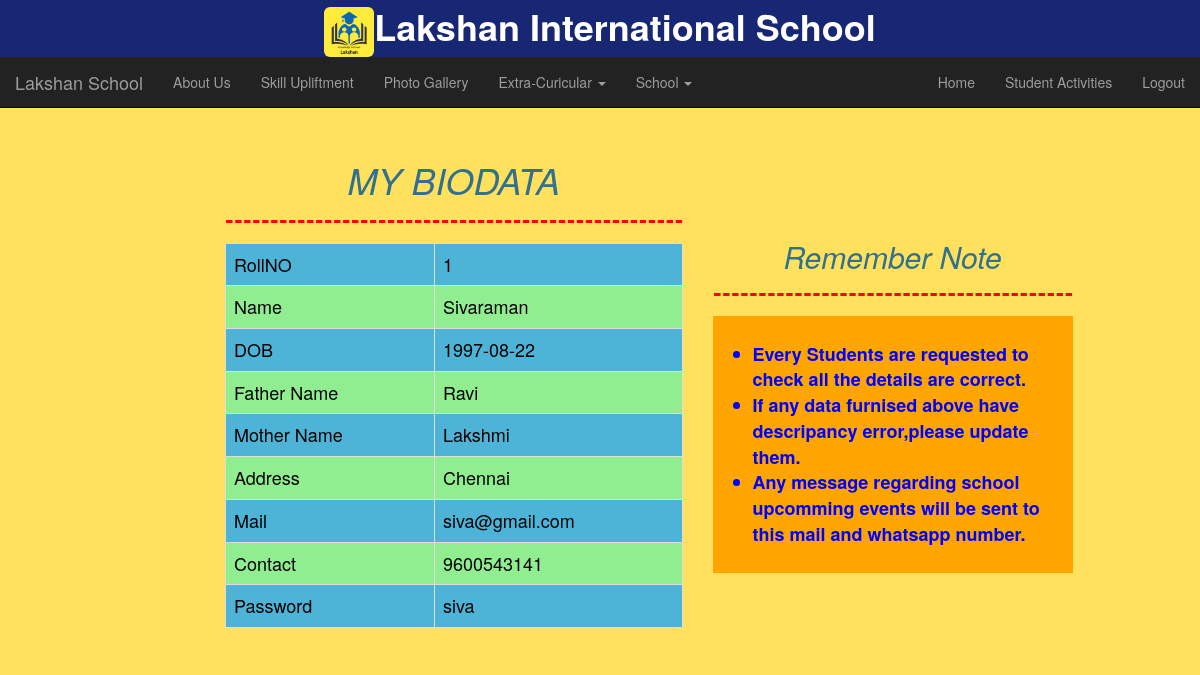
/biodata/1, run on the app's committed database.
### tables this page shows
CREATE TABLE "students" (
	"RollNo"	INTEGER UNIQUE,
	"Name"	TEXT,
	"DOB"	INTEGER,
	"Fathername"	TEXT,
	"Mothername"	TEXT,
	"Address"	TEXT,
	"Mail"	TEXT,
	"Contact"	INTEGER,
	"Password"	TEXT,
	"Tamil"	INTEGER,
	"English"	INTEGER,
	"Maths"	INTEGER,
	"Science"	INTEGER,
	"Social"	INTEGER,
	"Total"	INTEGER,
	"Average"	REAL,
	"Result"	TEXT,
	"Rank"	INTEGER,
	"dummy1"	INTEGER,
	"dummy2"	INTEGER,
	PRIMARY KEY("RollNo" AUTOINCREMENT)
);

### main.py (the view)
@app.route('/biodata/<string:id>',methods=['POST','GET'])
def View_Biodata(id):
    con=sqlite3.connect('studentdetail.db')
    con.row_factory=sqlite3.Row
    cur=con.cursor()
    cur.execute('SELECT * FROM students where rollno=? ',(id,))
    BIODATA=cur.fetchone()
    con.close()
    return render_template('23viewbiodata.html',BIODATA=BIODATA)

### templates/23viewbiodata.html (shortened to what this page needs)
<!DOCTYPE html>
<html lang="en">
<head>
    <link rel="stylesheet" href="{{url_for('static',filename='css/bootstrap.min.css')}}">
    <link rel="stylesheet" href="{{url_for('static',filename='myfont/fontawesome.min.css')}}">
    <link rel="stylesheet" href="{{url_for('static',filename='css/style.css')}}">
</head>
<body class="body2" >
<nav class="navbar navbar-inverse navbar-fixed-top" >
<div class="container-fluid" id="schoolname">
    <center>
        <img src="{{ url_for('static',filename='image2/logo1.jpg')}}" height="50px" class="img img-rounded"
        <h1><b>Lakshan International School</b></h1>
    </center>
</div>
    <div class="container-fluid">
        <div class="navbar-header">
            <a href="#" class="navbar-brand"> Lakshan School</a>
        </div>
       <ul class="nav navbar-nav">
           <li ><a href="/Aboutus">About Us</a></li>
           <li><a href="/Skilluplift">Skill Upliftment</a></li>
           <li><a href="/gallery">Photo Gallery</a></li>
           <li class="dropdown">
               <a href="#" class="dropdown-toggle" data-toggle="dropdown">
                  Extra-Curicular
                   <span class="caret"></span>
               </a>
           </li>
           <li class="dropdown">
               <a href="#" class="dropdown-toggle" data-toggle="dropdown">
                  School
                   <span class="caret"></span>
               </a>
           </li>
       </ul>
        <ul class="nav navbar-nav navbar-right">
           <li><a href="{{url_for('index')}}">Home</a></li>
            <li><a href="/Studentactivities">Student Activities</a></li>
            <li><a href="/Student_loginpage">Logout</a></li>
        </ul>
    </div>
</nav> # nav ends here
<div class="container-fluid" style="margin-top:120px;" >
    <div class="col-md-offset-2 col-md-5">
        <i><h1 class="text-info text-center">MY BIODATA</h1></i>
        <hr class="new1">
        <table class="table table-bordered" id="tablefont" >
            <tbody >
                 <tr>
                    <td>RollNO</td>
                    <td>{{BIODATA['rollno']}}</td>
                 </tr>
                 <tr>
                    <td>Name</td>
                    <td>{{BIODATA['name']}}</td>
                 </tr>
                 <tr>
                    <td>DOB</td>
                    <td>{{BIODATA['dob']}}</td>
                 </tr>
                 <tr>
                    <td>Father Name</td>
                    <td>{{BIODATA['fathername']}}</td>
                 </tr>
                 <tr>
                    <td>Mother Name</td>
                    <td>{{BIODATA['mothername']}}</td>
                 </tr>
                 <tr>
                    <td>Address</td>
                    <td>{{BIODATA['address']}}</td>
                 </tr>
                 <tr>
                    <td>Mail</td>
                    <td>{{BIODATA['mail']}}</td>
                 </tr>
                 <tr>
                    <td>Contact</td>
                    <td>{{BIODATA['contact']}}</td>
                 </tr>
                 <tr>
                    <td>Password</td>
                    <td>{{BIODATA['password']}}</td>
                 </tr>
            </tbody>
        </table>
    </div>
    <div class="col-md-4" style="margin-top:80px;">
        <i><h2 class="text-info text-center"> Remember Note </h2></i>
        <hr class="new1">
        <ul id="head04">
            <br>
            <li>Every Students are requested to check all the details are correct.</li>
            <li> If any data furnised above have descripancy error,please update them.</li>
            <li>Any message regarding school upcomming events will be sent to this mail and whatsapp number.</li>
            <br>
        </ul>
    </div>
</div>
</body>
</html>

### static/css/style.css (style rules this page uses)
body { background-color:#FF5DA2; color:white; }
.body2 { background:#FFE15D; }
hr.new1 { border-top:3px dashed red; border-radius:5px; }
#schoolname { background-color:#172774; color:white; font-size:3vw; }
#head04 { background:orange; color:blue; font-weight:bold; font-size:1.5vw }
#tablefont { color:black; font-size:1.5vw; }
tr:nth-child(even) { background-color:LIGHTGREEN; }
tr:nth-child(odd) { background-color:#4DB4D7; }

### data on the page
students: rollno "1", name "Sivaraman", dob "1997-08-22", fathername "Ravi", mothername "Lakshmi", address "Chennai", mail "siva@gmail.com", contact "9600543141", password "siva"
